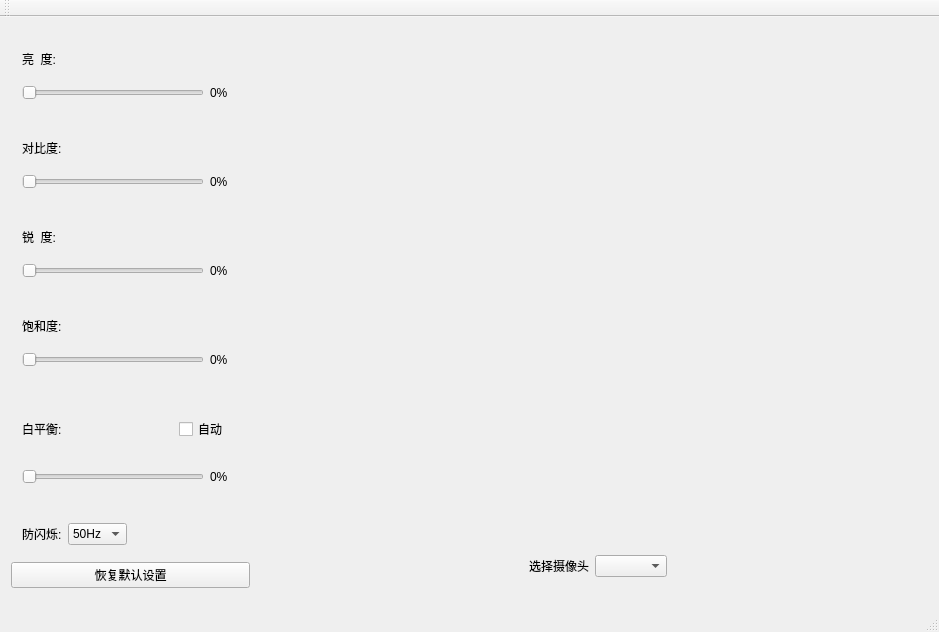
<?xml version="1.0" encoding="UTF-8"?>
<ui version="4.0">
 <class>directClass</class>
 <widget class="QMainWindow" name="directClass">
  <property name="geometry">
   <rect>
    <x>0</x>
    <y>0</y>
    <width>939</width>
    <height>620</height>
   </rect>
  </property>
  <property name="windowTitle">
   <string>direct</string>
  </property>
  <widget class="QWidget" name="centralWidget">
   <layout class="QHBoxLayout" name="horizontalLayout_5">
    <item>
     <widget class="QWidget" name="widget_10" native="true">
      <property name="maximumSize">
       <size>
        <width>250</width>
        <height>16777215</height>
       </size>
      </property>
      <layout class="QVBoxLayout" name="verticalLayout_4">
       <property name="leftMargin">
        <number>0</number>
       </property>
       <item>
        <widget class="QWidget" name="widget_3" native="true">
         <layout class="QVBoxLayout" name="verticalLayout_2">
          <item>
           <widget class="QLabel" name="label_2">
            <property name="text">
             <string>亮  度:</string>
            </property>
           </widget>
          </item>
          <item>
           <widget class="QWidget" name="widget_12" native="true">
            <layout class="QHBoxLayout" name="horizontalLayout_4">
             <property name="leftMargin">
              <number>0</number>
             </property>
             <item>
              <widget class="QSlider" name="brightnessSlider">
               <property name="minimum">
                <number>0</number>
               </property>
               <property name="maximum">
                <number>100</number>
               </property>
               <property name="value">
                <number>0</number>
               </property>
               <property name="tracking">
                <bool>true</bool>
               </property>
               <property name="orientation">
                <enum>Qt::Horizontal</enum>
               </property>
               <property name="tickPosition">
                <enum>QSlider::NoTicks</enum>
               </property>
              </widget>
             </item>
             <item>
              <widget class="QLabel" name="brightnessLabel">
               <property name="text">
                <string>0%</string>
               </property>
              </widget>
             </item>
            </layout>
           </widget>
          </item>
         </layout>
        </widget>
       </item>
       <item>
        <widget class="QWidget" name="widget_4" native="true">
         <layout class="QVBoxLayout" name="verticalLayout_6">
          <item>
           <widget class="QLabel" name="label_3">
            <property name="text">
             <string>对比度:</string>
            </property>
           </widget>
          </item>
          <item>
           <widget class="QWidget" name="widget_13" native="true">
            <layout class="QHBoxLayout" name="horizontalLayout_6">
             <property name="leftMargin">
              <number>0</number>
             </property>
             <item>
              <widget class="QSlider" name="contrastSlider">
               <property name="maximum">
                <number>100</number>
               </property>
               <property name="orientation">
                <enum>Qt::Horizontal</enum>
               </property>
              </widget>
             </item>
             <item>
              <widget class="QLabel" name="contrastLabel">
               <property name="text">
                <string>0%</string>
               </property>
              </widget>
             </item>
            </layout>
           </widget>
          </item>
         </layout>
        </widget>
       </item>
       <item>
        <widget class="QWidget" name="widget_5" native="true">
         <property name="sizePolicy">
          <sizepolicy hsizetype="Preferred" vsizetype="Fixed">
           <horstretch>0</horstretch>
           <verstretch>0</verstretch>
          </sizepolicy>
         </property>
         <layout class="QVBoxLayout" name="verticalLayout_5">
          <item>
           <widget class="QLabel" name="label_4">
            <property name="text">
             <string>锐  度:</string>
            </property>
           </widget>
          </item>
          <item>
           <widget class="QWidget" name="widget_14" native="true">
            <layout class="QHBoxLayout" name="horizontalLayout_7">
             <property name="leftMargin">
              <number>0</number>
             </property>
             <item>
              <widget class="QSlider" name="sharpenSlider">
               <property name="maximum">
                <number>100</number>
               </property>
               <property name="orientation">
                <enum>Qt::Horizontal</enum>
               </property>
              </widget>
             </item>
             <item>
              <widget class="QLabel" name="sharpenLabel">
               <property name="text">
                <string>0%</string>
               </property>
              </widget>
             </item>
            </layout>
           </widget>
          </item>
         </layout>
        </widget>
       </item>
       <item>
        <widget class="QWidget" name="widget_6" native="true">
         <layout class="QVBoxLayout" name="verticalLayout_7">
          <item>
           <widget class="QLabel" name="label_5">
            <property name="text">
             <string>饱和度:</string>
            </property>
           </widget>
          </item>
          <item>
           <widget class="QWidget" name="widget_15" native="true">
            <layout class="QHBoxLayout" name="horizontalLayout_8">
             <property name="leftMargin">
              <number>0</number>
             </property>
             <item>
              <widget class="QSlider" name="saturationSlider">
               <property name="maximum">
                <number>100</number>
               </property>
               <property name="orientation">
                <enum>Qt::Horizontal</enum>
               </property>
               <property name="tickPosition">
                <enum>QSlider::NoTicks</enum>
               </property>
              </widget>
             </item>
             <item>
              <widget class="QLabel" name="saturationLabel">
               <property name="text">
                <string>0%</string>
               </property>
              </widget>
             </item>
            </layout>
           </widget>
          </item>
         </layout>
        </widget>
       </item>
       <item>
        <widget class="QWidget" name="widget_7" native="true">
         <layout class="QVBoxLayout" name="verticalLayout_3">
          <item>
           <widget class="QWidget" name="widget_11" native="true">
            <layout class="QHBoxLayout" name="horizontalLayout_3">
             <property name="leftMargin">
              <number>0</number>
             </property>
             <item>
              <widget class="QLabel" name="label_6">
               <property name="text">
                <string>白平衡:</string>
               </property>
              </widget>
             </item>
             <item>
              <spacer name="horizontalSpacer_3">
               <property name="orientation">
                <enum>Qt::Horizontal</enum>
               </property>
               <property name="sizeHint" stdset="0">
                <size>
                 <width>40</width>
                 <height>20</height>
                </size>
               </property>
              </spacer>
             </item>
             <item>
              <widget class="QCheckBox" name="wbAutoBox">
               <property name="text">
                <string>自动</string>
               </property>
              </widget>
             </item>
            </layout>
           </widget>
          </item>
          <item>
           <widget class="QWidget" name="widget_16" native="true">
            <layout class="QHBoxLayout" name="horizontalLayout_9">
             <property name="leftMargin">
              <number>0</number>
             </property>
             <item>
              <widget class="QSlider" name="wbSlider">
               <property name="minimumSize">
                <size>
                 <width>0</width>
                 <height>0</height>
                </size>
               </property>
               <property name="orientation">
                <enum>Qt::Horizontal</enum>
               </property>
              </widget>
             </item>
             <item>
              <widget class="QLabel" name="wbLabel">
               <property name="text">
                <string>0%</string>
               </property>
              </widget>
             </item>
            </layout>
           </widget>
          </item>
         </layout>
        </widget>
       </item>
       <item>
        <widget class="QWidget" name="widget_8" native="true">
         <layout class="QHBoxLayout" name="horizontalLayout_10">
          <item>
           <widget class="QLabel" name="label_9">
            <property name="text">
             <string>防闪烁:</string>
            </property>
           </widget>
          </item>
          <item>
           <widget class="QComboBox" name="plfBox">
            <item>
             <property name="text">
              <string>50Hz</string>
             </property>
            </item>
            <item>
             <property name="text">
              <string>60Hz</string>
             </property>
            </item>
           </widget>
          </item>
          <item>
           <spacer name="horizontalSpacer_5">
            <property name="orientation">
             <enum>Qt::Horizontal</enum>
            </property>
            <property name="sizeHint" stdset="0">
             <size>
              <width>40</width>
              <height>20</height>
             </size>
            </property>
           </spacer>
          </item>
         </layout>
        </widget>
       </item>
       <item>
        <widget class="QPushButton" name="resetButton">
         <property name="text">
          <string>恢复默认设置</string>
         </property>
        </widget>
       </item>
       <item>
        <spacer name="verticalSpacer">
         <property name="orientation">
          <enum>Qt::Vertical</enum>
         </property>
         <property name="sizeHint" stdset="0">
          <size>
           <width>20</width>
           <height>40</height>
          </size>
         </property>
        </spacer>
       </item>
      </layout>
     </widget>
    </item>
    <item>
     <widget class="QWidget" name="widget_9" native="true">
      <layout class="QVBoxLayout" name="verticalLayout">
       <item>
        <widget class="QWidget" name="displayWidget" native="true"/>
       </item>
       <item>
        <widget class="QWidget" name="widget" native="true">
         <property name="sizePolicy">
          <sizepolicy hsizetype="Preferred" vsizetype="Fixed">
           <horstretch>0</horstretch>
           <verstretch>0</verstretch>
          </sizepolicy>
         </property>
         <layout class="QHBoxLayout" name="horizontalLayout">
          <item>
           <spacer name="horizontalSpacer_2">
            <property name="orientation">
             <enum>Qt::Horizontal</enum>
            </property>
            <property name="sizeHint" stdset="0">
             <size>
              <width>40</width>
              <height>20</height>
             </size>
            </property>
           </spacer>
          </item>
          <item>
           <widget class="QLabel" name="label">
            <property name="text">
             <string>选择摄像头</string>
            </property>
           </widget>
          </item>
          <item>
           <widget class="QComboBox" name="selectCamera"/>
          </item>
          <item>
           <spacer name="horizontalSpacer">
            <property name="orientation">
             <enum>Qt::Horizontal</enum>
            </property>
            <property name="sizeHint" stdset="0">
             <size>
              <width>40</width>
              <height>20</height>
             </size>
            </property>
           </spacer>
          </item>
         </layout>
        </widget>
       </item>
      </layout>
     </widget>
    </item>
   </layout>
  </widget>
  <widget class="QMenuBar" name="menuBar">
   <property name="geometry">
    <rect>
     <x>0</x>
     <y>0</y>
     <width>939</width>
     <height>23</height>
    </rect>
   </property>
  </widget>
  <widget class="QToolBar" name="mainToolBar">
   <attribute name="toolBarArea">
    <enum>TopToolBarArea</enum>
   </attribute>
   <attribute name="toolBarBreak">
    <bool>false</bool>
   </attribute>
  </widget>
  <widget class="QStatusBar" name="statusBar"/>
 </widget>
 <layoutdefault spacing="6" margin="11"/>
 <resources>
  <include location="direct.qrc"/>
 </resources>
 <connections/>
</ui>
